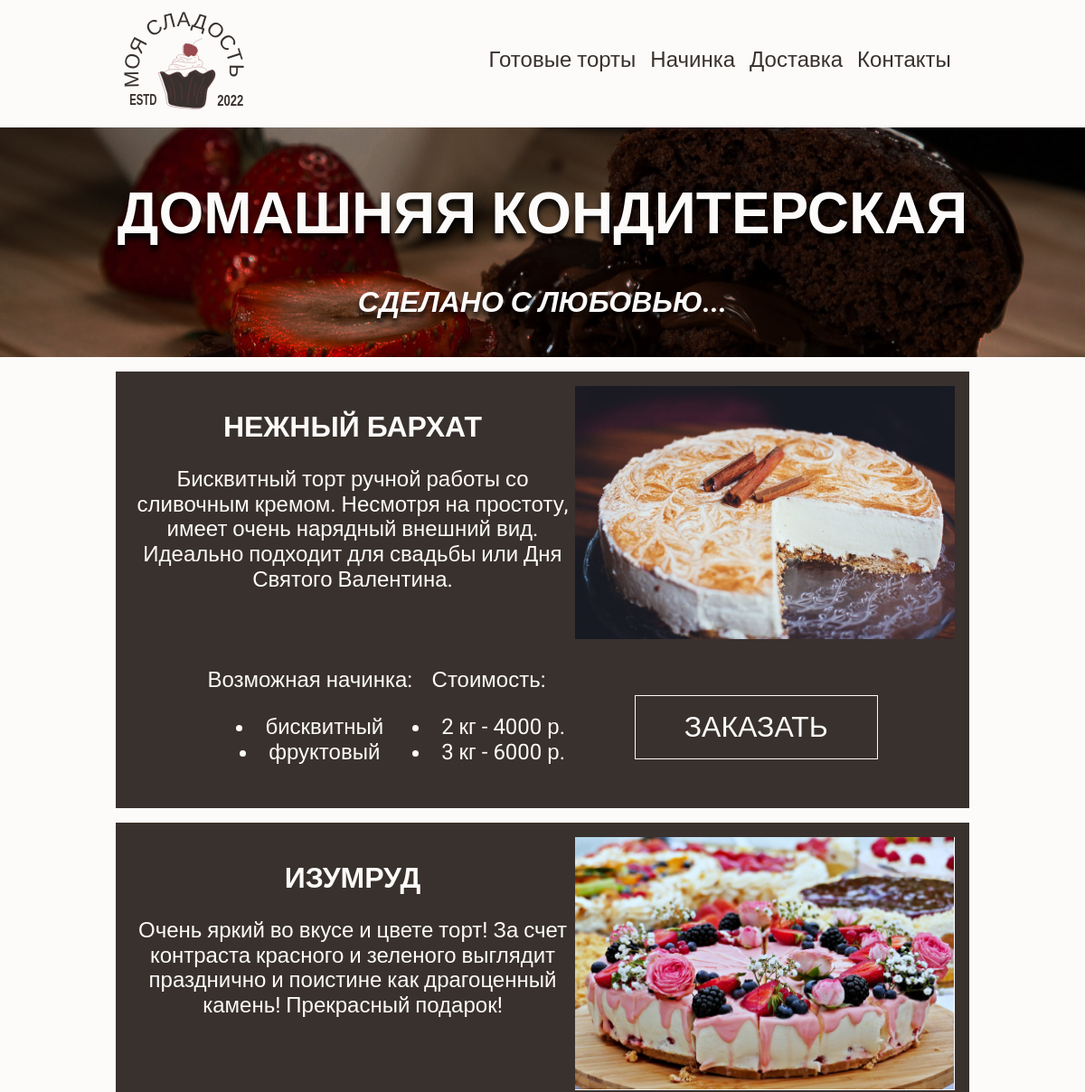
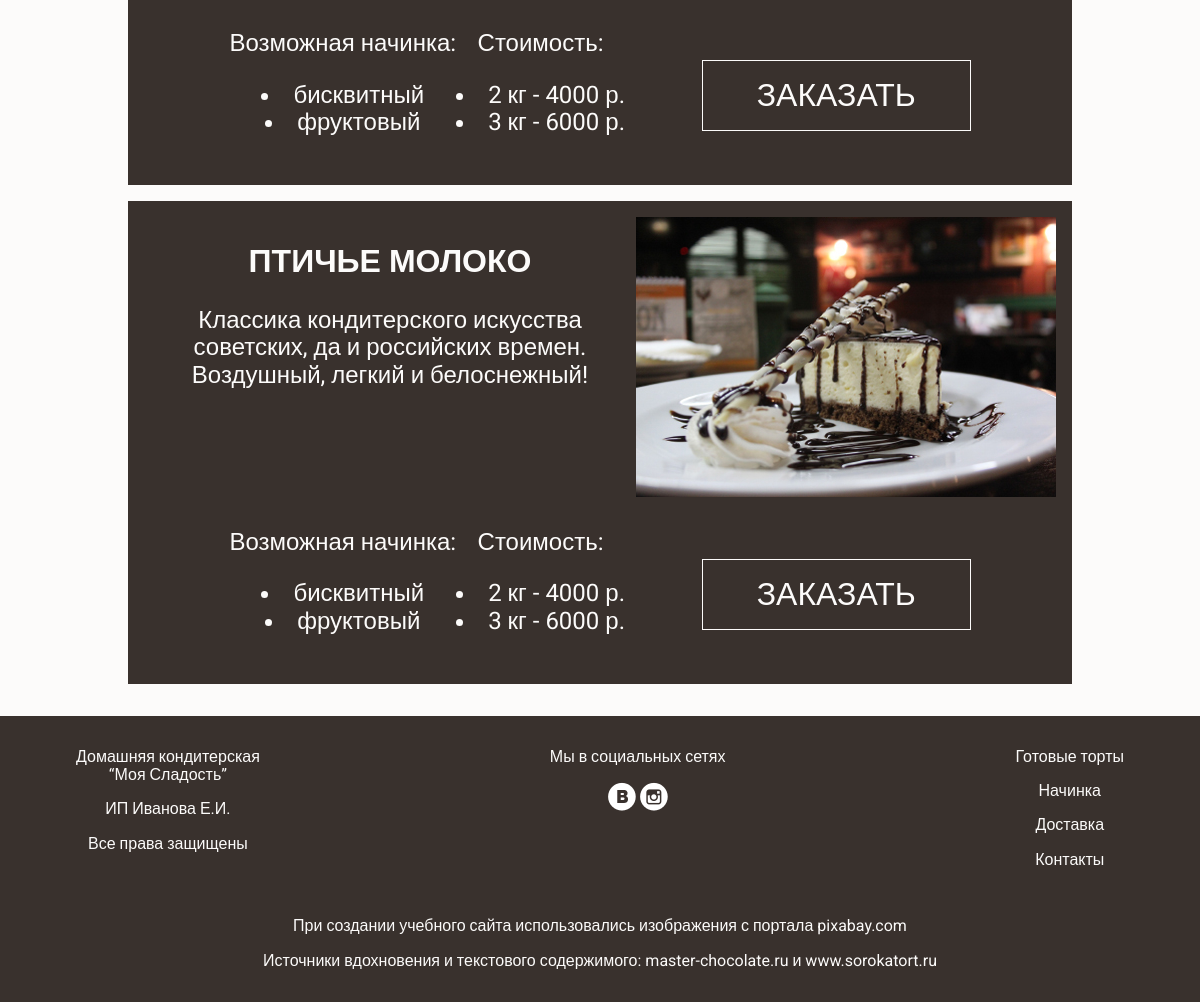
Screenshot of /cakes.php with the database file from the repository (2 pictures, top to bottom).
### tables this page shows
CREATE TABLE `cakes` (
  `id_cake` int(11) NOT NULL,
  `title` varchar(100) DEFAULT NULL,
  `information` text,
  `path` varchar(200) DEFAULT NULL
);

### cakes.php (the view)
<?php
  include("inc/header.php");
  include("connect.php");
?>
  <section class="banner">
    <div class="content">
      <h1>ДОМАШНЯЯ КОНДИТЕРСКАЯ</h1>
      <h2>СДЕЛАНО С ЛЮБОВЬЮ...</h2>
    </div>
  </section>
  <section class="cakes">
    <div class="content">
      <?php
        $data = "";
        $sql = "SELECT * FROM `cakes`";
        $result = $mysqli->query($sql);
        while($row = $result->fetch_assoc()){
          $data .= sprintf('
          <div class="cake">
            <div class="cake__descript">
              <div class="cake__descript__text">
                <h2>%s</h2>
                <p>
                  %s
                </p>
              </div>
              <img src="%s" alt="%s">
            </div>
            <div class="cake__buy">
              <div class="cake__buy__wrap">
                <div class="cake__buy__wrap__filling">
                  Возможная начинка:
                  <ul>
                    <li>бисквитный</li>
                    <li>фруктовый</li>
                  </ul>
                </div>
                <div class="cake__buy__wrap__price">
                  Стоимость:
                  <ul>
                    <li>2 кг - 4000 р.</li>
                    <li>3 кг - 6000 р.</li>
                  </ul>
                </div>
              </div>
              <a href="index.php#feedback">ЗАКАЗАТЬ</a>
            </div>
          </div>
          ', $row['title'], $row['information'], $row['path'], $row['title']);
        }
        echo $data;
      ?>
    </div>
  </section>
<?php
  include("inc/footer.php");
?>

### assets/styles/style.css (style rules this page uses)
body { font-family: "Roboto", "Arial", sans-serif; background-color: #fcfbfa; color: #39312d; }
.content { display: flex; align-items: center; justify-content: center; flex-wrap: wrap; width: 90%; margin: 0 auto; padding: 1em; text-align: center; }
a { text-decoration: none; font-size: 1rem; }
section.banner { min-height: 20vw; display: flex; align-items: center; justify-content: center; background: url("../img/banner-bg.jpg") center/cover; color: #fcfbfa; }
section.banner h1, section.banner h2 { text-shadow: 0px 6px 6px #000000; }
section.banner h1 { font-size: 1.5rem; }
section.banner h2 { font-size: 1rem; font-style: italic; }
section.banner .content { display: block; }
@media (min-width: 590px) { section.banner h1 { font-size: 3rem; } }
@media (min-width: 590px) { section.banner h2 { font-size: 1.5rem; } }
@media (min-width: 1024px) { section.banner h1 { font-size: 4rem; } }
@media (min-width: 1024px) { section.banner h2 { font-size: 2rem; } }
@media (min-width: 425px) { h2 { font-size: 2rem; width: 100%; } }
.cakes .cake { width: 90%; padding: 1rem; margin-bottom: 1rem; background: #39312d; color: #fcfbfa; }
.cakes .cake .cake__descript img { max-width: 90%; }
.cakes .cake .cake__buy { padding: 0.5rem; }
.cakes .cake .cake__buy a { display: inline-block; width: 90%; padding: 1rem; border: 1px solid #fcfbfa; color: #fcfbfa; font-size: 1rem; }
.cakes .cake .cake__buy ul { list-style-position: inside; padding-left: 0; }
@media (min-width: 768px) { .cakes .cake .cake__buy .cake__buy__wrap { display: flex; flex-wrap: nowrap; justify-content: space-around; } }
@media (min-width: 1024px) { .cakes .cake .cake__descript { display: flex; } }
@media (min-width: 1024px) { .cakes .cake .cake__buy { display: flex; flex-wrap: nowrap; justify-content: space-evenly; align-items: center; margin-top: 1.5rem; } }
@media (min-width: 1024px) { .cakes .cake .cake__buy a { display: inline-block; width: 30%; height: min-content; transition: all 0.8s ease-in; } }
@media (min-width: 1200px) { .cakes .cake { font-size: 1.5rem; } }
@media (min-width: 1200px) { .cakes .cake .cake__buy a { font-size: 2rem; } }

### rows the page displays
cakes: title "НЕЖНЫЙ БАРХАТ", information "Бисквитный торт ручной работы со сливочным кремом. Несмотря на простоту, имеет очень нарядный внешний вид. Идеально подходит для свадьбы или Дня Святого Валентина.", path (picture)
cakes: title "ИЗУМРУД", information "Очень яркий во вкусе и цвете торт! За счет контраста красного и зеленого выглядит празднично и поистине как драгоценный камень! Прекрасный подарок!", path (picture)
cakes: title "ПТИЧЬЕ МОЛОКО", information "Классика кондитерского искусства советских, да и российских времен. Воздушный, легкий и белоснежный!", path (picture)
